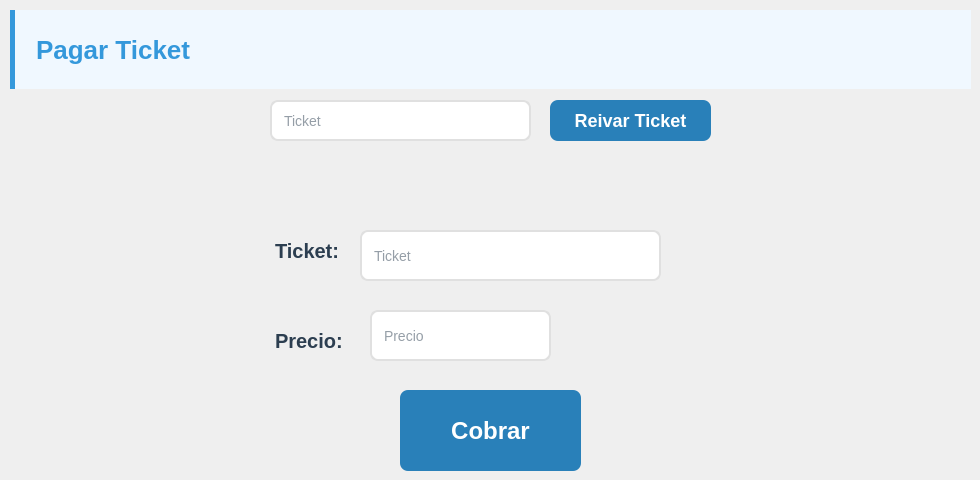
           <widget class="QWidget" name="page_10">
            <widget class="QPushButton" name="pushButton_6">
             <property name="geometry">
              <rect>
               <x>550</x>
               <y>100</y>
               <width>161</width>
               <height>41</height>
              </rect>
             </property>
             <property name="font">
              <font>
               <pointsize>-1</pointsize>
               <bold>true</bold>
              </font>
             </property>
             <property name="styleSheet">
              <string notr="true">QPushButton:disabled {
    background-color: #bdc3c7;   /* gris apagado */
    color: #7f8c8d;
    border: none;
    border-radius: 8px;
    padding: 10px 20px;
    font-size: 18px;
    font-weight: bold;
}

QPushButton:enabled {
    background-color: #2980b9;   /* azul armónico */
    color: white;
    border: none;
    border-radius: 8px;
    padding: 10px 20px;
    font-size: 18px;
    font-weight: bold;
}

QPushButton:enabled:hover {
    background-color: #3498db;   /* azul más claro */
}

QPushButton:enabled:pressed {
    background-color: #1E1E63;   /* azul más oscuro */
}</string>
             </property>
             <property name="text">
              <string>Reivar Ticket</string>
             </property>
            </widget>
            <widget class="QLineEdit" name="lineEdit_7">
             <property name="geometry">
              <rect>
               <x>270</x>
               <y>100</y>
               <width>261</width>
               <height>41</height>
              </rect>
             </property>
             <property name="font">
              <font>
               <pointsize>-1</pointsize>
              </font>
             </property>
             <property name="styleSheet">
              <string notr="true">QLineEdit {
    background-color: #ffffff;
    border: 2px solid #e0e0e0;
    border-radius: 8px;
    padding: 6px 10px;
    font-size: 14px;
    color: #2c3e50;
    selection-background-color: #d7e9ff; /* color del texto seleccionado */
    selection-color: #0b3d91;
}

QLineEdit:focus {
    border: 2px solid #3498db;  /* azul suave al enfocar */
    background-color: #f9fcff;
    outline: none;
}

QLineEdit:disabled {
    background-color: #f0f0f0;
    color: #a0a0a0;
    border: 2px solid #d0d0d0;
}</string>
             </property>
             <property name="placeholderText">
              <string>Ticket</string>
             </property>
            </widget>
            <widget class="QLabel" name="label_7">
             <property name="geometry">
              <rect>
               <x>270</x>
               <y>230</y>
               <width>71</width>
               <height>41</height>
              </rect>
             </property>
             <property name="font">
              <font>
               <pointsize>-1</pointsize>
               <bold>true</bold>
              </font>
             </property>
             <property name="styleSheet">
              <string notr="true">QLabel {
    color: #2c3e50;        /* texto oscuro y elegante */
    font-size: 20px;        /* tamaño legible */
    font-weight: bold;       /* negrita para resaltar */
    padding: 2px 0;          /* un poco de espacio arriba y abajo */
}</string>
             </property>
             <property name="text">
              <string>Ticket:</string>
             </property>
            </widget>
            <widget class="QLabel" name="label_8">
             <property name="geometry">
              <rect>
               <x>270</x>
               <y>330</y>
               <width>71</width>
               <height>21</height>
              </rect>
             </property>
             <property name="font">
              <font>
               <pointsize>-1</pointsize>
               <bold>true</bold>
              </font>
             </property>
             <property name="styleSheet">
              <string notr="true">QLabel {
    color: #2c3e50;        /* texto oscuro y elegante */
    font-size: 20px;        /* tamaño legible */
    font-weight: bold;       /* negrita para resaltar */
    padding: 2px 0;          /* un poco de espacio arriba y abajo */
}</string>
             </property>
             <property name="text">
              <string>Precio:</string>
             </property>
            </widget>
            <widget class="QLineEdit" name="lineEdit_8">
             <property name="geometry">
              <rect>
               <x>360</x>
               <y>230</y>
               <width>301</width>
               <height>51</height>
              </rect>
             </property>
             <property name="font">
              <font>
               <pointsize>-1</pointsize>
              </font>
             </property>
             <property name="styleSheet">
              <string notr="true">QLineEdit {
    background-color: #ffffff;
    border: 2px solid #e0e0e0;
    border-radius: 8px;
    padding: 6px 10px;
    font-size: 14px;
    color: #2c3e50;
    selection-background-color: #d7e9ff; /* color del texto seleccionado */
    selection-color: #0b3d91;
}

QLineEdit:focus {
    border: 2px solid #3498db;  /* azul suave al enfocar */
    background-color: #f9fcff;
    outline: none;
}

QLineEdit:disabled {
    background-color: #f0f0f0;
    color: #a0a0a0;
    border: 2px solid #d0d0d0;
}</string>
             </property>
             <property name="readOnly">
              <bool>true</bool>
             </property>
             <property name="placeholderText">
              <string>Ticket</string>
             </property>
            </widget>
            <widget class="QLineEdit" name="lineEdit_9">
             <property name="geometry">
              <rect>
               <x>370</x>
               <y>310</y>
               <width>181</width>
               <height>51</height>
              </rect>
             </property>
             <property name="font">
              <font>
               <pointsize>-1</pointsize>
              </font>
             </property>
             <property name="styleSheet">
              <string notr="true">QLineEdit {
    background-color: #ffffff;
    border: 2px solid #e0e0e0;
    border-radius: 8px;
    padding: 6px 10px;
    font-size: 14px;
    color: #2c3e50;
    selection-background-color: #d7e9ff; /* color del texto seleccionado */
    selection-color: #0b3d91;
}

QLineEdit:focus {
    border: 2px solid #3498db;  /* azul suave al enfocar */
    background-color: #f9fcff;
    outline: none;
}

QLineEdit:disabled {
    background-color: #f0f0f0;
    color: #a0a0a0;
    border: 2px solid #d0d0d0;
}</string>
             </property>
             <property name="readOnly">
              <bool>true</bool>
             </property>
             <property name="placeholderText">
              <string>Precio</string>
             </property>
            </widget>
            <widget class="QPushButton" name="pushButton_7">
             <property name="geometry">
              <rect>
               <x>400</x>
               <y>390</y>
               <width>181</width>
               <height>81</height>
              </rect>
             </property>
             <property name="font">
              <font>
               <pointsize>-1</pointsize>
               <bold>true</bold>
              </font>
             </property>
             <property name="styleSheet">
              <string notr="true">QPushButton:disabled {
    background-color: #bdc3c7;   /* gris apagado */
    color: #7f8c8d;
    border: none;
    border-radius: 8px;
    padding: 10px 20px;
    font-size: 24px;
    font-weight: bold;
}

QPushButton:enabled {
    background-color: #2980b9;   /* azul armónico */
    color: white;
    border: none;
    border-radius: 8px;
    padding: 10px 20px;
    font-size: 24px;
    font-weight: bold;
}

QPushButton:enabled:hover {
    background-color: #3498db;   /* azul más claro */
}

QPushButton:enabled:pressed {
    background-color: #2D9623;   /* azul más oscuro */
}</string>
             </property>
             <property name="text">
              <string>Cobrar</string>
             </property>
            </widget>
            <widget class="QLabel" name="label_15">
             <property name="geometry">
              <rect>
               <x>10</x>
               <y>10</y>
               <width>961</width>
               <height>91</height>
              </rect>
             </property>
             <property name="font">
              <font>
               <pointsize>-1</pointsize>
               <bold>true</bold>
              </font>
             </property>
             <property name="styleSheet">
              <string notr="true">QLabel {
    font-size: 26px;           /* más grande */
    font-weight: bold;
    color: #3498db;            /* azul destacado */
    padding: 10px 14px;
    border-left: 5px solid #3498db;  /* línea lateral más gruesa */
    background-color: #f0f8ff;       /* fondo sutil opcional */
    margin-bottom: 12px;
}</string>
             </property>
             <property name="text">
              <string>Pagar Ticket</string>
             </property>
            </widget>
           </widget>
